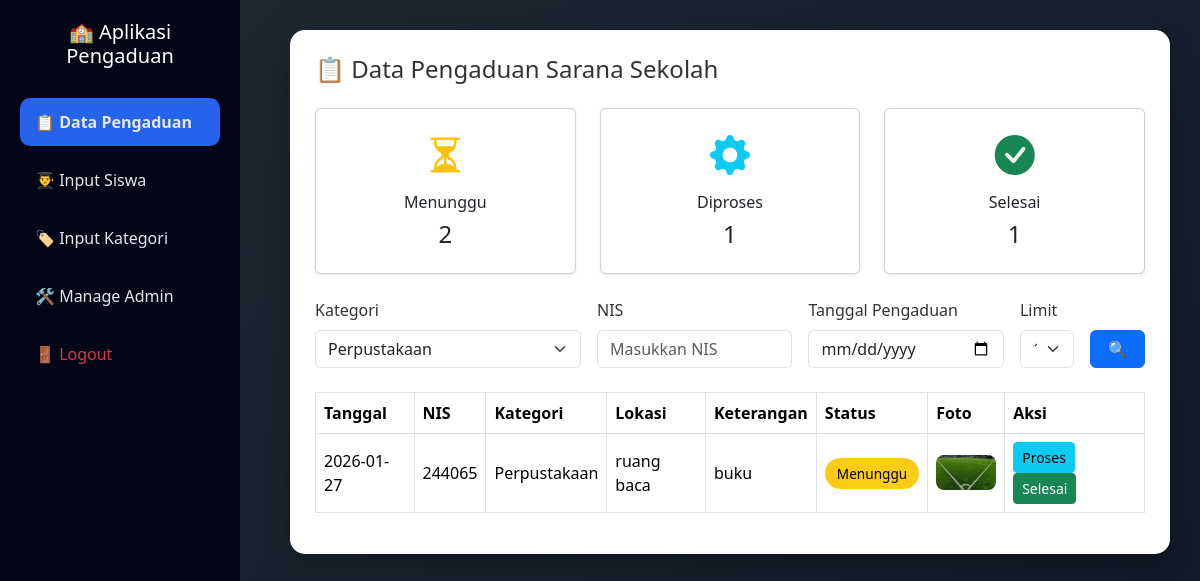
Screenshot of /dashboard_admin.php?kategori=5 with the database file from the repository.
### tables this page shows
CREATE TABLE `input_aspirasi` (
  `id_pelaporan` int NOT NULL,
  `nis` int DEFAULT NULL,
  `tgl_pengaduan` date DEFAULT NULL,
  `id_kategori` int DEFAULT NULL,
  `lokasi` varchar(50) DEFAULT NULL,
  `ket` varchar(100) DEFAULT NULL,
  `foto` varchar(100) DEFAULT NULL,
  `status` enum('Menunggu','Proses','Selesai') DEFAULT 'Menunggu',
  `feedback` text
);

CREATE TABLE `kategori` (
  `id_kategori` int NOT NULL,
  `ket_kategori` varchar(30) DEFAULT NULL
);

### dashboard_admin.php (the view, shortened to what this page needs)
<?php
include 'config/koneksi.php';
$qStatus = mysqli_query($conn, "
    SELECT status, COUNT(*) AS total
    FROM input_aspirasi
    GROUP BY status
");
$jumlah = [
    'Menunggu' => 0,
    'Proses'   => 0,
    'Selesai'  => 0
];
while($s = mysqli_fetch_assoc($qStatus)){
    $jumlah[$s['status']] = $s['total'];
}
$filter_kategori = $_GET['kategori'] ?? '';
$filter_nis      = $_GET['nis'] ?? '';
$filter_tgl      = $_GET['tgl'] ?? '';
$limit = isset($_GET['limit']) ? (int)$_GET['limit'] : 10;
$limit = in_array($limit, [0,5,10,25,50]) ? $limit : 10;
$page = isset($_GET['page']) ? (int)$_GET['page'] : 1;
$page = ($page < 1) ? 1 : $page;
$offset = ($page - 1) * $limit;
?>
<!doctype html>
<html lang="id">
<head>
<link href="https://cdn.jsdelivr.net/npm/bootstrap@5.3.2/dist/css/bootstrap.min.css" rel="stylesheet">
<link rel="stylesheet" href="https://cdn.jsdelivr.net/npm/bootstrap-icons@1.11.1/font/bootstrap-icons.css">
</head>
<body>
<div class="sidebar">
    <h5>🏫 Aplikasi Pengaduan</h5>
    <a href="dashboard_admin.php" class="active">📋 Data Pengaduan</a>
    <a href="input_siswa.php">👨‍🎓 Input Siswa</a>
    <a href="input_kategori.php">🏷️ Input Kategori</a>
    <a href="manage_admin.php">🛠️ Manage Admin</a>
    <a href="logout.php" class="text-danger">🚪 Logout</a>
</div>
<div class="content">
<div class="card-custom">
<h4 class="mb-4">📋 Data Pengaduan Sarana Sekolah</h4>
<div class="row mb-4">
    <div class="col-md-4">
        <div class="card text-center shadow-sm">
            <div class="card-body">
                <i class="bi bi-hourglass-split fs-1 text-warning"></i>
                <h6 class="mt-2">Menunggu</h6>
                <h4><?= $jumlah['Menunggu']; ?></h4>
            </div>
        </div>
    </div>
    <div class="col-md-4">
        <div class="card text-center shadow-sm">
            <div class="card-body">
                <i class="bi bi-gear-fill fs-1 text-info"></i>
                <h6 class="mt-2">Diproses</h6>
                <h4><?= $jumlah['Proses']; ?></h4>
            </div>
        </div>
    </div>
    <div class="col-md-4">
        <div class="card text-center shadow-sm">
            <div class="card-body">
                <i class="bi bi-check-circle-fill fs-1 text-success"></i>
                <h6 class="mt-2">Selesai</h6>
                <h4><?= $jumlah['Selesai']; ?></h4>
            </div>
        </div>
    </div>
</div>
<form method="GET" class="row g-3 mb-4">
    <div class="col-md-4">
        <label class="form-label">Kategori</label>
        <select name="kategori" class="form-select">
            <?php
            $kat = mysqli_query($conn, "SELECT * FROM kategori");
            while($k = mysqli_fetch_array($kat)){
                $sel = ($filter_kategori == $k['id_kategori']) ? 'selected' : '';
                echo "<option value='$k[id_kategori]' $sel>$k[ket_kategori]</option>";
            }
            ?>
        </select>
    </div>
    <div class="col-md-3">
        <label class="form-label">NIS</label>
        <input type="text" name="nis" class="form-control"
               value="<?= $filter_nis ?>" placeholder="Masukkan NIS">
    </div>
    <div class="col-md-3">
        <label class="form-label">Tanggal Pengaduan</label>
        <input type="date" name="tgl" class="form-control"
               value="<?= $filter_tgl ?>">
    </div>
    <div class="col-md-1">
        <label class="form-label">Limit</label>
    <select name="limit" class="form-select" onchange="this.form.submit()">
    <?php foreach([5,10,25,50] as $l): ?>
        <option value="<?= $l ?>" <?= ($limit==$l)?'selected':'' ?>>
            <?= $l ?>
        </option>
    <?php endforeach; ?>
    </select>
    </div>
    <div class="col-md-1 d-flex align-items-end">
        <button type="submit" class="btn btn-primary w-100">🔍</button>
    </div>
</form>
<div class="table-responsive">
<table class="table table-bordered table-hover align-middle">
<thead>
<tr>
    <th>Tanggal</th>
    <th>NIS</th>
    <th>Kategori</th>
    <th>Lokasi</th>
    <th>Keterangan</th>
    <th>Status</th>
    <th>Foto</th>
    <th>Aksi</th>
</tr>
</thead>
<tbody>
<?php
$sql = "SELECT a.*, k.ket_kategori
        FROM input_aspirasi a
        LEFT JOIN kategori k ON a.id_kategori = k.id_kategori
        WHERE 1=1";
if($filter_kategori != ''){
    $sql .= " AND a.id_kategori = '$filter_kategori'";
}
$sql .= " ORDER BY a.id_pelaporan DESC";
if($limit != 0){
    $sql .= " LIMIT $limit OFFSET $offset";
}
$q = mysqli_query($conn, $sql);
while($d = mysqli_fetch_assoc($q)){
?>
<tr>
    <td><?= $d['tgl_pengaduan'] ?></td>
    <td><?= $d['nis'] ?></td>
    <td><?= $d['ket_kategori'] ?></td>
    <td><?= $d['lokasi'] ?></td>
    <td><?= $d['ket'] ?></td>
    <td><span class="badge-status status-<?= $d['status'] ?>"><?= $d['status'] ?></span></td>
    <td><img src="uploads/<?= $d['foto'] ?>" width="60"></td>
    <td>
        <a class="btn btn-info btn-sm" href="update_status.php?id=<?= $d['id_pelaporan'] ?>&s=Proses">Proses</a>
        <a class="btn btn-success btn-sm" href="update_status.php?id=<?= $d['id_pelaporan'] ?>&s=Selesai">Selesai</a>
    </td>
</tr>
<?php } ?>
</tbody>
</table>
</div>
</div>
</div>
</body>
</html>

### dashboard_admin.php (style rules this page uses)
body { background: linear-gradient(135deg, #1f2933, #111827); min-height: 100vh; font-family: 'Segoe UI', sans-serif; color: #fff; }
.sidebar { width: 240px; background: #020617; min-height: 100vh; position: fixed; padding: 20px; }
.sidebar h5 { text-align: center; margin-bottom: 30px; }
.sidebar a { display: block; padding: 12px 15px; color: #e5e7eb; text-decoration: none; border-radius: 10px; margin-bottom: 10px; }
.sidebar a.active { background: #2563eb; font-weight: 600; }
.content { margin-left: 260px; padding: 30px; }
.card-custom { background: #ffffff; color: #333; border-radius: 15px; padding: 25px; box-shadow: 0 10px 25px rgba(0,0,0,.25); }
thead { background: #1e40af; color: #fff; }
.badge-status { padding: 6px 12px; border-radius: 20px; font-size: 0.85rem; }
.status-Menunggu { background: #facc15; color:#000; }
table img { border-radius: 8px; }

### rows the page displays
input_aspirasi: tgl_pengaduan "2026-01-27", nis "244065", id_kategori.ket_kategori "Perpustakaan", lokasi "ruang baca", ket "buku", status "Menunggu", foto (picture)

### other values shown
$jumlah['Menunggu'] "2"
$jumlah['Proses'] "1"
$jumlah['Selesai'] "1"
form field kategori "Perpustakaan"
form field limit "10"
